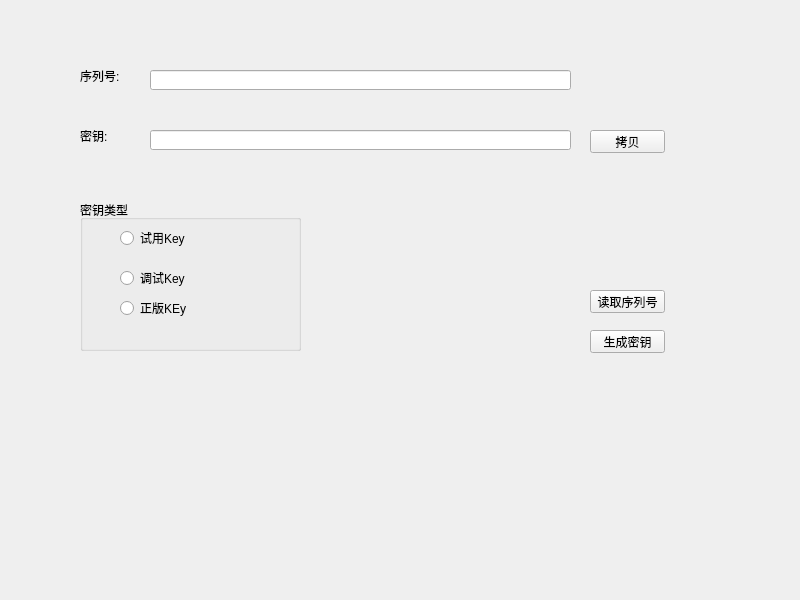
<?xml version="1.0" encoding="UTF-8"?>
<ui version="4.0">
 <class>Poewr_Key</class>
 <widget class="QWidget" name="Poewr_Key">
  <property name="geometry">
   <rect>
    <x>0</x>
    <y>0</y>
    <width>800</width>
    <height>600</height>
   </rect>
  </property>
  <property name="windowTitle">
   <string>Poewr_Key</string>
  </property>
  <widget class="QLineEdit" name="lineEdit_serial">
   <property name="geometry">
    <rect>
     <x>150</x>
     <y>70</y>
     <width>421</width>
     <height>20</height>
    </rect>
   </property>
  </widget>
  <widget class="QLabel" name="label_serial">
   <property name="geometry">
    <rect>
     <x>80</x>
     <y>70</y>
     <width>54</width>
     <height>12</height>
    </rect>
   </property>
   <property name="text">
    <string>序列号:</string>
   </property>
  </widget>
  <widget class="QLineEdit" name="lineEdit_key">
   <property name="geometry">
    <rect>
     <x>150</x>
     <y>130</y>
     <width>421</width>
     <height>20</height>
    </rect>
   </property>
  </widget>
  <widget class="QLabel" name="label_key">
   <property name="geometry">
    <rect>
     <x>80</x>
     <y>130</y>
     <width>54</width>
     <height>12</height>
    </rect>
   </property>
   <property name="text">
    <string>密钥:</string>
   </property>
  </widget>
  <widget class="QGroupBox" name="groupBox">
   <property name="geometry">
    <rect>
     <x>80</x>
     <y>200</y>
     <width>221</width>
     <height>151</height>
    </rect>
   </property>
   <property name="title">
    <string>密钥类型</string>
   </property>
   <widget class="QRadioButton" name="radioButton_use">
    <property name="geometry">
     <rect>
      <x>40</x>
      <y>30</y>
      <width>89</width>
      <height>16</height>
     </rect>
    </property>
    <property name="text">
     <string>试用Key</string>
    </property>
   </widget>
   <widget class="QRadioButton" name="radioButton_debug">
    <property name="geometry">
     <rect>
      <x>40</x>
      <y>70</y>
      <width>89</width>
      <height>16</height>
     </rect>
    </property>
    <property name="text">
     <string>调试Key</string>
    </property>
   </widget>
   <widget class="QRadioButton" name="radioButton_legal">
    <property name="geometry">
     <rect>
      <x>40</x>
      <y>100</y>
      <width>89</width>
      <height>16</height>
     </rect>
    </property>
    <property name="text">
     <string>正版KEy</string>
    </property>
   </widget>
  </widget>
  <widget class="QPushButton" name="pushButton_read">
   <property name="geometry">
    <rect>
     <x>590</x>
     <y>290</y>
     <width>75</width>
     <height>23</height>
    </rect>
   </property>
   <property name="text">
    <string>读取序列号</string>
   </property>
  </widget>
  <widget class="QPushButton" name="pushButton_">
   <property name="geometry">
    <rect>
     <x>590</x>
     <y>330</y>
     <width>75</width>
     <height>23</height>
    </rect>
   </property>
   <property name="text">
    <string>生成密钥</string>
   </property>
  </widget>
  <widget class="QPushButton" name="pushButton_copy">
   <property name="geometry">
    <rect>
     <x>590</x>
     <y>130</y>
     <width>75</width>
     <height>23</height>
    </rect>
   </property>
   <property name="text">
    <string>拷贝</string>
   </property>
  </widget>
 </widget>
 <layoutdefault spacing="6" margin="11"/>
 <resources/>
 <connections/>
</ui>
